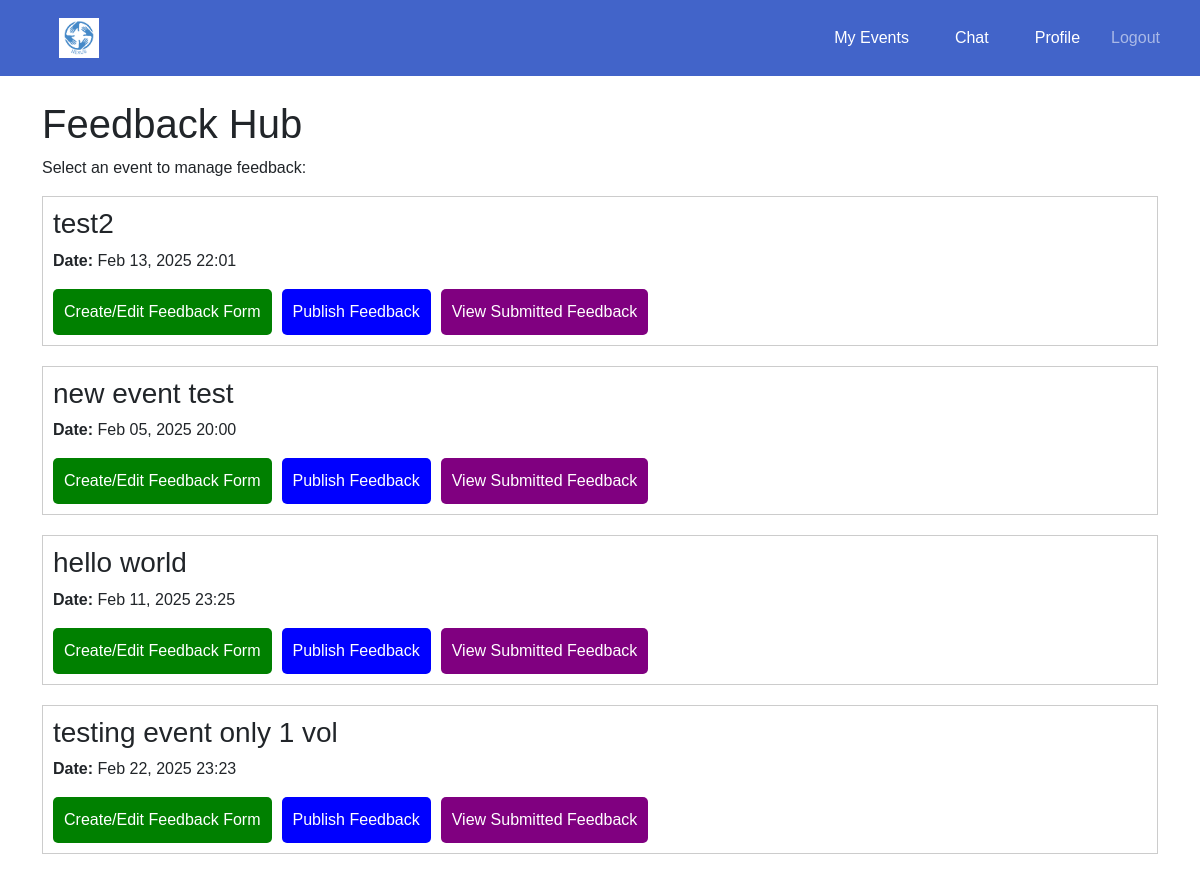
Before: /events/feedback-hub/ (signed in) with the older database file.
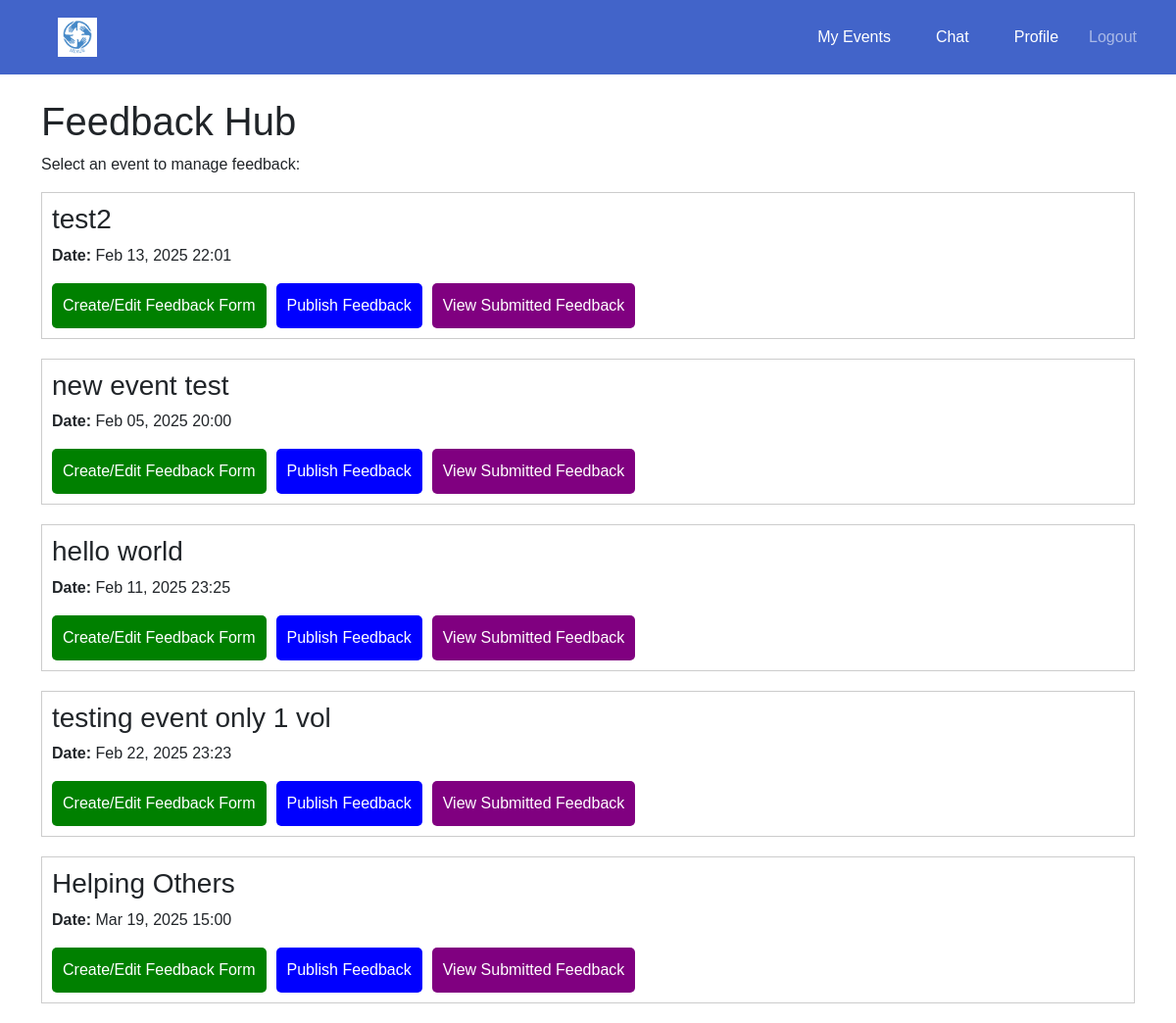
After: the same page with the newer database file.
### events/models.py (models this page shows, shortened)
class Event(models.Model):
    CATEGORY_CHOICES = [
        ('Education', 'Education'),
        ('Social Development', 'Social Development'),
        ('Senior Citizen', 'Senior Citizen'),
    ]
    organisation = models.ForeignKey(settings.AUTH_USER_MODEL, on_delete=models.CASCADE)
    name = models.CharField(max_length=255)
    description = models.TextField()
    date = models.DateTimeField()
    location = models.CharField(max_length=255)
    volunteers_needed = models.PositiveIntegerField()
    roles_responsibilities = models.TextField()
    category = models.CharField(max_length=50, choices=CATEGORY_CHOICES, blank=False, default='Education')

### events/views.py (the view)
# urls.py: path('feedback-hub/', views.feedback_hub, name='feedback_hub'),
@login_required
def feedback_hub(request):
    events = Event.objects.filter(organisation=request.user)  # Get all events for this organization
    return render(request, "events/feedback_hub.html", {"events": events})

### events/templates/events/feedback_hub.html (shortened to what this page needs)
{% extends "base.html" %}
{% block content %}
    <h1>Feedback Hub</h1>
    <p>Select an event to manage feedback:</p>
    {% if events %}
        {% for event in events %}
            <div class="event-card" style="margin-bottom: 20px; padding: 10px; border: 1px solid #ccc;">
                <h3>{{ event.name }}</h3>
                <p><strong>Date:</strong> {{ event.date|date:"M d, Y H:i" }}</p>
                <div style="display: flex; gap: 10px; margin-top: 10px;">
                    <a href="{% url 'events:create_feedback_form' event.id %}" class="btn"
                       style="background-color: green; color: white; padding: 10px; border-radius: 5px;">
                        Create/Edit Feedback Form
                    </a>
                    <a href="{% url 'events:publish_feedback' event.id %}" class="btn"
                       style="background-color: blue; color: white; padding: 10px; border-radius: 5px;">
                        Publish Feedback
                    </a>
                    <a href="{% url 'events:view_feedback' event.id %}" class="btn"
                       style="background-color: purple; color: white; padding: 10px; border-radius: 5px;">
                        View Submitted Feedback
                    </a>
                </div>
            </div>
        {% endfor %}
    {% else %}
        <p>You have no events listed.</p>
    {% endif %}
{% endblock %}

Changed rows visible on the page:
added Event: name "Helping Others", date "Mar 19, 2025 15:00"
